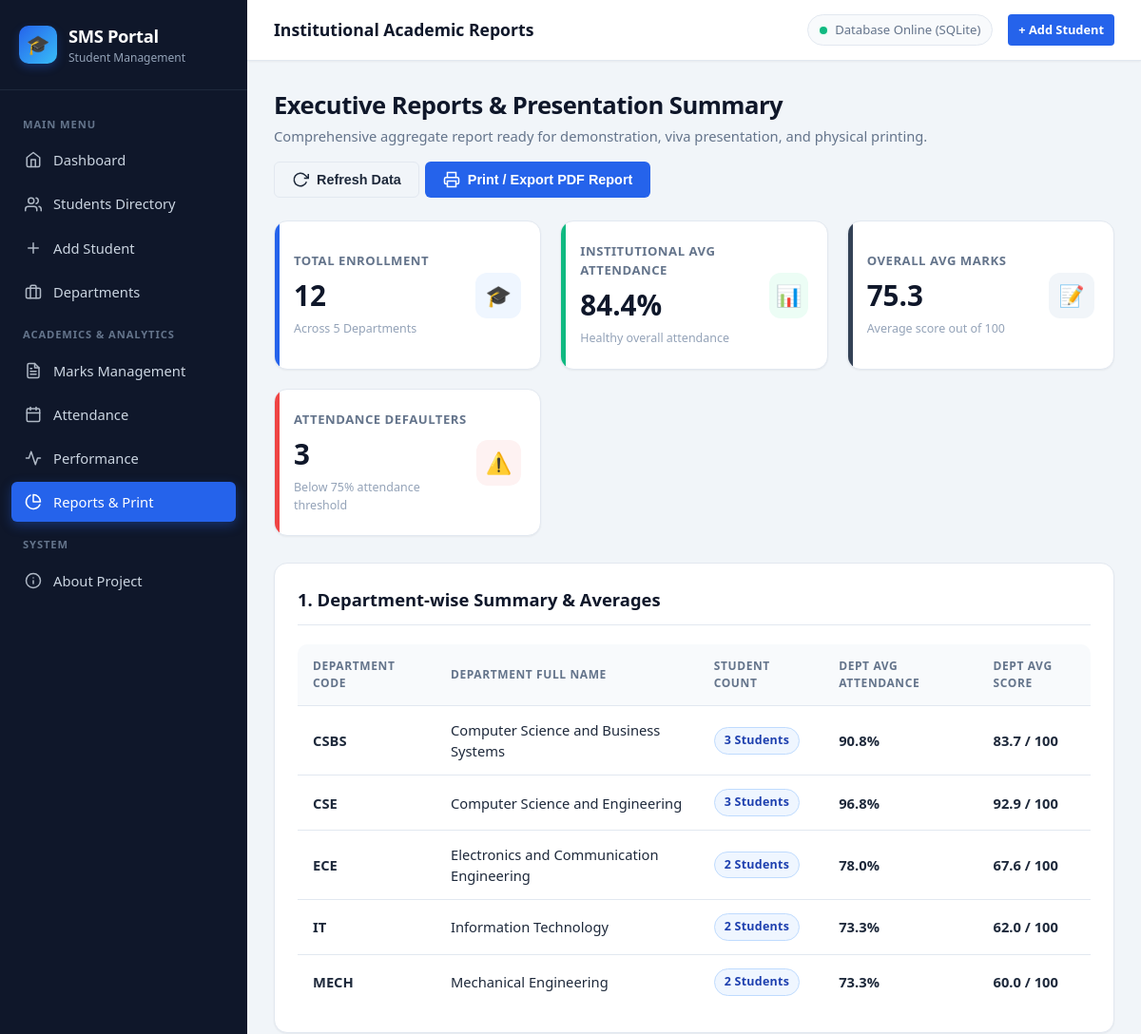
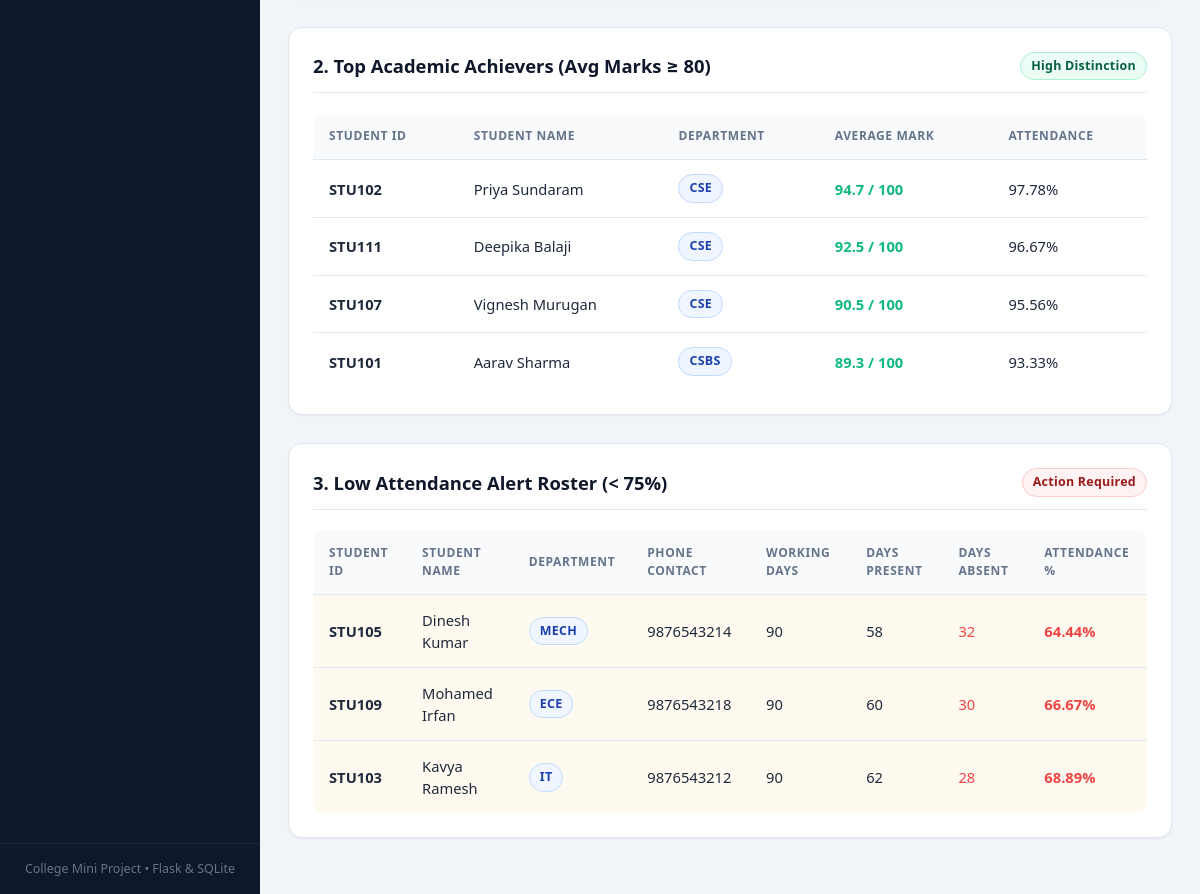
Page /reports on the committed database (2 pictures, top to bottom).
### tables this page shows
CREATE TABLE departments (
            department_id TEXT PRIMARY KEY,
            department_name TEXT NOT NULL
        );

CREATE TABLE students (
            student_id TEXT PRIMARY KEY,
            name TEXT NOT NULL,
            email TEXT NOT NULL UNIQUE,
            phone TEXT NOT NULL,
            gender TEXT NOT NULL,
            dob TEXT NOT NULL,
            department TEXT NOT NULL,
            year TEXT NOT NULL,
            section TEXT NOT NULL,
            address TEXT,
            admission_year TEXT NOT NULL,
            created_at TIMESTAMP DEFAULT CURRENT_TIMESTAMP,
            FOREIGN KEY (department) REFERENCES departments (department_id) ON UPDATE CASCADE
        );

CREATE TABLE attendance (
            attendance_id INTEGER PRIMARY KEY AUTOINCREMENT,
            student_id TEXT NOT NULL UNIQUE,
            total_days INTEGER NOT NULL,
            present_days INTEGER NOT NULL,
            absent_days INTEGER NOT NULL,
            attendance_percentage REAL NOT NULL,
            FOREIGN KEY (student_id) REFERENCES students (student_id) ON DELETE CASCADE
        );

### app.py (the view)
@app.route("/reports")
def reports_view():
    conn = get_db_connection()
    cursor = conn.cursor()
    cursor.execute("SELECT COUNT(*) FROM students")
    total_students = cursor.fetchone()[0]
    cursor.execute("SELECT COUNT(*) FROM departments")
    total_departments = cursor.fetchone()[0]
    cursor.execute("SELECT AVG(attendance_percentage) FROM attendance")
    avg_att_row = cursor.fetchone()[0]
    avg_attendance = round(avg_att_row, 1) if avg_att_row else 0.0
    cursor.execute("SELECT AVG(total_mark) FROM marks")
    avg_marks_row = cursor.fetchone()[0]
    avg_marks = round(avg_marks_row, 1) if avg_marks_row else 0.0
    cursor.execute("""
        SELECT d.department_id, d.department_name,
               COUNT(DISTINCT s.student_id) as student_count,
               COALESCE(AVG(a.attendance_percentage), 0) as dept_avg_att,
               COALESCE(AVG(m.total_mark), 0) as dept_avg_mark
        FROM departments d
        LEFT JOIN students s ON d.department_id = s.department
        LEFT JOIN attendance a ON s.student_id = a.student_id
        LEFT JOIN marks m ON s.student_id = m.student_id
        GROUP BY d.department_id, d.department_name
        ORDER BY d.department_name ASC
    """)
    dept_summary = cursor.fetchall()
    cursor.execute("""
        SELECT s.student_id, s.name, s.department,
               ROUND(AVG(m.total_mark), 1) as avg_mark,
               COALESCE(a.attendance_percentage, 0) as attendance_pct
        FROM students s
        JOIN marks m ON s.student_id = m.student_id
        LEFT JOIN attendance a ON s.student_id = a.student_id
        GROUP BY s.student_id
        HAVING AVG(m.total_mark) >= 80
        ORDER BY avg_mark DESC
        LIMIT 5
    """)
    top_performers = cursor.fetchall()
    cursor.execute("""
        SELECT s.student_id, s.name, s.department, s.phone,
               a.total_days, a.present_days, a.absent_days, a.attendance_percentage
        FROM students s
        JOIN attendance a ON s.student_id = a.student_id
        WHERE a.attendance_percentage < 75
        ORDER BY a.attendance_percentage ASC
    """)
    low_attendance_students = cursor.fetchall()
    conn.close()
    return render_template(
        "reports.html",
        total_students=total_students,
        total_departments=total_departments,
        avg_attendance=avg_attendance,
        avg_marks=avg_marks,
        dept_summary=dept_summary,
        top_performers=top_performers,
        low_attendance_students=low_attendance_students
    )

### database/db.py (called while the page is built)
def get_db_connection():
    conn = sqlite3.connect(DB_PATH)
    conn.row_factory = sqlite3.Row
    conn.execute("PRAGMA foreign_keys = ON")
    return conn

### templates/reports.html (shortened to what this page needs)
{% extends "base.html" %}
{% block page_heading %}Institutional Academic Reports{% endblock %}
{% block content %}
<div class="page-header">
  <div>
    <h1>Executive Reports & Presentation Summary</h1>
    <p>Comprehensive aggregate report ready for demonstration, viva presentation, and physical printing.</p>
  </div>
  <div class="btn-action-group no-print">
    <button type="button" class="btn btn-outline" onclick="window.location.reload();">
      <svg width="18" height="18" viewBox="0 0 24 24" fill="none" stroke="currentColor" stroke-width="2"><polyline points="23 4 23 10 17 10"></polyline><path d="M20.49 15a9 9 0 1 1-2.12-9.36L23 10"></path></svg>
      Refresh Data
    </button>
    <button type="button" class="btn btn-primary" onclick="window.print();">
      <svg width="18" height="18" viewBox="0 0 24 24" fill="none" stroke="currentColor" stroke-width="2"><polyline points="6 9 6 2 18 2 18 9"></polyline><path d="M6 18H4a2 2 0 0 1-2-2v-5a2 2 0 0 1 2-2h16a2 2 0 0 1 2 2v5a2 2 0 0 1-2 2h-2"></path><rect x="6" y="14" width="12" height="8"></rect></svg>
      Print / Export PDF Report
    </button>
  </div>
</div>
<div class="stats-grid">
  <div class="stat-card blue">
    <div class="stat-info">
      <div class="stat-label">Total Enrollment</div>
      <div class="stat-value">{{ total_students }}</div>
      <div class="stat-sub">Across {{ total_departments }} Departments</div>
    </div>
    <div class="stat-icon">🎓</div>
  </div>
  <div class="stat-card green">
    <div class="stat-info">
      <div class="stat-label">Institutional Avg Attendance</div>
      <div class="stat-value">{{ avg_attendance }}%</div>
      <div class="stat-sub">Healthy overall attendance</div>
    </div>
    <div class="stat-icon">📊</div>
  </div>
  <div class="stat-card navy">
    <div class="stat-info">
      <div class="stat-label">Overall Avg Marks</div>
      <div class="stat-value">{{ avg_marks }}</div>
      <div class="stat-sub">Average score out of 100</div>
    </div>
    <div class="stat-icon">📝</div>
  </div>
  <div class="stat-card red">
    <div class="stat-info">
      <div class="stat-label">Attendance Defaulters</div>
      <div class="stat-value">{{ low_attendance_students|length }}</div>
      <div class="stat-sub">Below 75% attendance threshold</div>
    </div>
    <div class="stat-icon">⚠️</div>
  </div>
</div>
<div class="card">
  <div class="card-header">
    <h3>1. Department-wise Summary & Averages</h3>
  </div>
  <div class="table-responsive">
    <table class="custom-table">
      <thead>
        <tr>
          <th>Department Code</th>
          <th>Department Full Name</th>
          <th>Student Count</th>
          <th>Dept Avg Attendance</th>
          <th>Dept Avg Score</th>
        </tr>
      </thead>
      <tbody>
        {% for d in dept_summary %}
        <tr>
          <td><strong>{{ d.department_id }}</strong></td>
          <td>{{ d.department_name }}</td>
          <td><span class="badge badge-primary">{{ d.student_count }} Students</span></td>
          <td><strong>{{ d.dept_avg_att|round(1) }}%</strong></td>
          <td><strong>{{ d.dept_avg_mark|round(1) }} / 100</strong></td>
        </tr>
        {% endfor %}
      </tbody>
    </table>
  </div>
</div>
<div class="card">
  <div class="card-header">
    <h3>2. Top Academic Achievers (Avg Marks ≥ 80)</h3>
    <span class="badge badge-success">High Distinction</span>
  </div>
  <div class="table-responsive">
    <table class="custom-table">
      <thead>
        <tr>
          <th>Student ID</th>
          <th>Student Name</th>
          <th>Department</th>
          <th>Average Mark</th>
          <th>Attendance</th>
        </tr>
      </thead>
      <tbody>
        {% for top in top_performers %}
        <tr>
          <td><strong>{{ top.student_id }}</strong></td>
          <td>{{ top.name }}</td>
          <td><span class="badge badge-primary">{{ top.department }}</span></td>
          <td><strong style="color: var(--success);">{{ top.avg_mark }} / 100</strong></td>
          <td>{{ top.attendance_pct }}%</td>
        </tr>
        {% else %}
        <tr>
          <td colspan="5" style="text-align: center; color: var(--text-muted); padding: 20px;">
            No students currently qualify for the top achievers list.
          </td>
        </tr>
        {% endfor %}
      </tbody>
    </table>
  </div>
</div>
<div class="card">
  <div class="card-header">
    <h3>3. Low Attendance Alert Roster (&lt; 75%)</h3>
    <span class="badge badge-danger">Action Required</span>
  </div>
  <div class="table-responsive">
    <table class="custom-table">
      <thead>
        <tr>
          <th>Student ID</th>
          <th>Student Name</th>
          <th>Department</th>
          <th>Phone Contact</th>
          <th>Working Days</th>
          <th>Days Present</th>
          <th>Days Absent</th>
          <th>Attendance %</th>
        </tr>
      </thead>
      <tbody>
        {% for low in low_attendance_students %}
        <tr style="background-color: #fffaf0;">
          <td><strong>{{ low.student_id }}</strong></td>
          <td>{{ low.name }}</td>
          <td><span class="badge badge-primary">{{ low.department }}</span></td>
          <td>{{ low.phone }}</td>
          <td>{{ low.total_days }}</td>
          <td>{{ low.present_days }}</td>
          <td><span style="color: var(--danger);">{{ low.absent_days }}</span></td>
          <td><strong style="color: var(--danger);">{{ low.attendance_percentage }}%</strong></td>
        </tr>
        {% else %}
        <tr>
          <td colspan="8" style="text-align: center; color: var(--success); padding: 20px;">
            All students meet the required 75% attendance threshold.
          </td>
        </tr>
        {% endfor %}
      </tbody>
    </table>
  </div>
</div>
{% endblock %}

### rows in the picture
departments: department_id "CSBS", department_name "Computer Science and Business Systems", student_count "3", dept_avg_att "90.8", dept_avg_mark "83.7"
departments: department_id "CSE", department_name "Computer Science and Engineering", student_count "3", dept_avg_att "96.8", dept_avg_mark "92.9"
departments: department_id "ECE", department_name "Electronics and Communication Engineering", student_count "2", dept_avg_att "78.0", dept_avg_mark "67.6"
departments: department_id "IT", department_name "Information Technology", student_count "2", dept_avg_att "73.3", dept_avg_mark "62.0"
departments: department_id "MECH", department_name "Mechanical Engineering", student_count "2", dept_avg_att "73.3", dept_avg_mark "60.0"
students: student_id "STU102", name "Priya Sundaram", department "CSE", avg_mark "94.7", attendance_pct "97.78"
students: student_id "STU111", name "Deepika Balaji", department "CSE", avg_mark "92.5", attendance_pct "96.67"
students: student_id "STU107", name "Vignesh Murugan", department "CSE", avg_mark "90.5", attendance_pct "95.56"
students: student_id "STU101", name "Aarav Sharma", department "CSBS", avg_mark "89.3", attendance_pct "93.33"
attendance: student_id "STU105", name "Dinesh Kumar", department "MECH", phone "9876543214", total_days "90", present_days "58", absent_days "32", attendance_percentage "64.44"
attendance: student_id "STU109", name "Mohamed Irfan", department "ECE", phone "9876543218", total_days "90", present_days "60", absent_days "30", attendance_percentage "66.67"
attendance: student_id "STU103", name "Kavya Ramesh", department "IT", phone "9876543212", total_days "90", present_days "62", absent_days "28", attendance_percentage "68.89"

### other values in the picture
{{ total_students }} "12"
{{ total_departments }} "5"
{{ avg_attendance }} "84.4"
{{ avg_marks }} "75.3"
{{ low_attendance_students|length }} "3"
